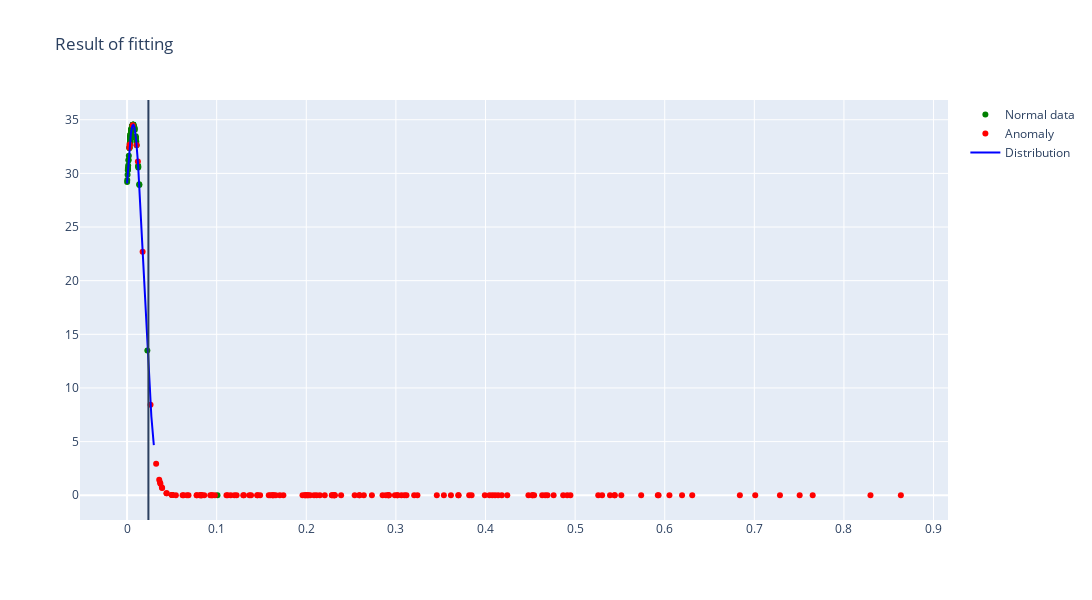

Source (notebook cell):
### Code cell
from tsad.anomaly_detector import PredictionAnomalyDetector

model = exp.load_pl_model(
    model_idx=0,
    dir_path="../checkpoints/household_power_consumption/LSTM_h200_l1")

ad = PredictionAnomalyDetector(model)

ad.fit(
    train_data=DataLoader(
        MultiTimeSeriesDataset(normal_dfs, tsm.window_size, tsm.target),
        batch_size=tsm.batch_size),
    anomaly_data=DataLoader(
        MultiTimeSeriesDataset(anomaly_dfs, tsm.window_size, tsm.target),
        batch_size=tsm.batch_size),
    normal_data=DataLoader(
        MultiTimeSeriesDataset(normal_dfs, tsm.window_size, tsm.target),
        batch_size=tsm.batch_size),
    class_weight={0: 0.8, 1: 0.2}, verbose=True, plot=True
)

### Figure 1 — Plotly figure (JSON) as saved in the notebook; plotly's stock layout.template omitted (floating-point values rounded to 4 significant figures; data arrays with more than 128 entries replaced by an {"elided": "..."} marker saying what was removed)
{"data": [{"line": {"color": "green"}, "mode": "markers", "name": "Normal data", "type": "scatter", "x": {"elided": "134 float values"}, "xaxis": "x", "y": {"elided": "134 float values"}, "yaxis": "y"}, {"line": {"color": "red"}, "mode": "markers", "name": "Anomaly", "type": "scatter", "x": {"elided": "134 float values"}, "xaxis": "x", "y": {"elided": "134 float values"}, "yaxis": "y"}, {"line": {"color": "blue"}, "name": "Distribution", "type": "scatter", "x": {"elided": "1000 float values"}, "xaxis": "x", "y": {"elided": "1000 float values"}, "yaxis": "y"}], "layout": {"height": 600, "shapes": [{"type": "line", "x0": 0.0238, "x1": 0.0238, "xref": "x", "y0": 0, "y1": 1, "yref": "y domain"}], "title": {"text": "Result of fitting"}, "width": 1200, "xaxis": {"anchor": "y", "domain": [0, 1]}, "yaxis": {"anchor": "x", "domain": [0, 1]}}}
